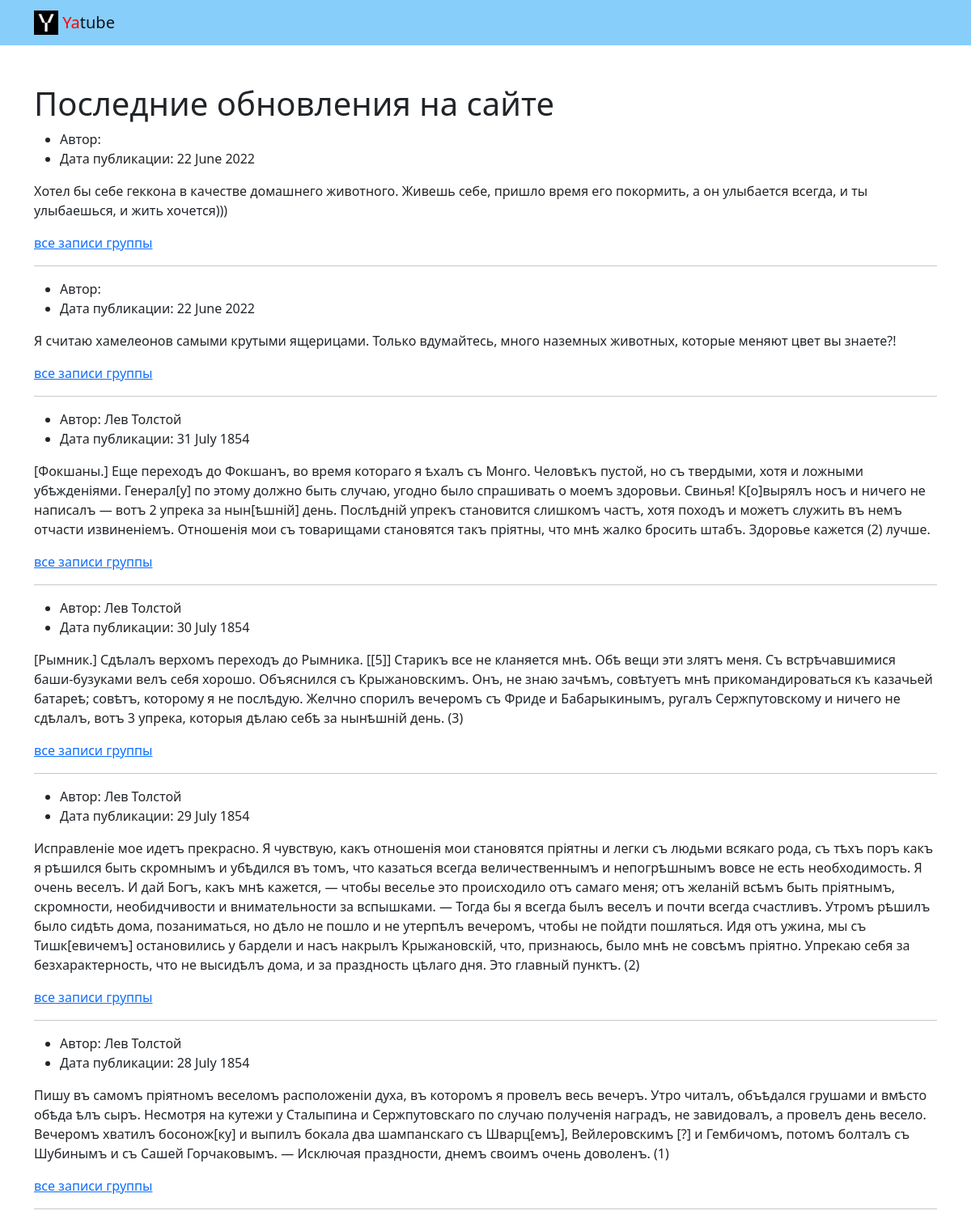
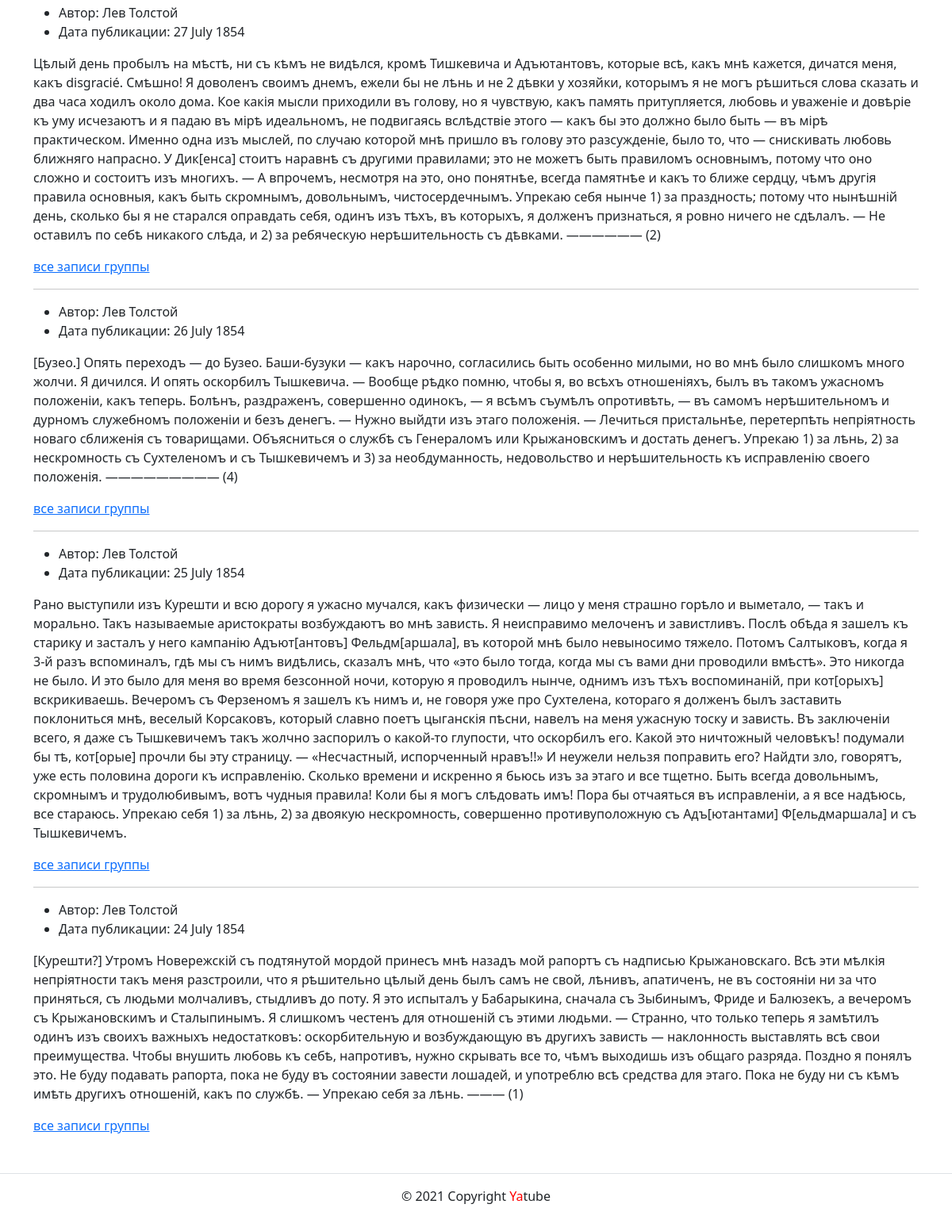
The page / on the database its author committed (2 pictures, top to bottom).
### posts/models.py (models this page shows)
class Post(models.Model):
    text = models.TextField()
    pub_date = models.DateTimeField(auto_now_add=True)
    author = models.ForeignKey(
        User,
        on_delete=models.CASCADE,
        related_name='posts'
    )
    group = models.ForeignKey(
        Group,
        blank=True,
        null=True,
        on_delete=models.SET_NULL,
        related_name='posts'
    )
    class Meta:
        ordering = ['-pub_date']

### posts/views.py (the view)
# urls.py: path('', views.index, name='index'),
def index(request: HttpResponse) -> HttpRequest:
    template = 'posts/index.html'
    posts = Post.objects.select_related('author')[:POSTS_LIMIT]
    context = {
        'posts': posts
    }
    return render(request, template, context)

### templates/posts/index.html (shortened to what this page needs)
<!DOCTYPE html>
{% extends 'base.html' %}
{% block content %}
  <div class="container py-5">
    <h1>Последние обновления на сайте</h1>
    {% for post in posts %}
    {% include 'includes/post.html' %}
      {% if post.group %}
        <a
          href="{% url 'posts:group_list' post.group.slug %}"
          >все записи группы</a>
      {% endif %}
      {% if not forloop.last %}<hr>{% endif %}
    {% endfor %}
  </div>
{% endblock %}

### templates/base.html (shortened to what this page needs)
<!DOCTYPE html>
{% load static %}
<html lang="ru">
  <head>
    <link rel="stylesheet" href="{% static 'css/bootstrap.min.css' %}">
  </head>
  <body>
    <header>
      {% include 'includes/header.html' %}
    </header>
    <main>
      {% block content %}{% endblock content %}
    </main>
    <footer class="border-top text-center py-3">
      {% include 'includes/footer.html' %}
    </footer>
  </body>

### templates/includes/header.html (shortened to what this page needs)
<!DOCTYPE html>
{% load static %}
<nav class="navbar navbar-light" style="background-color: lightskyblue">
  <div class="container">
    <a class="navbar-brand" href="{% url 'posts:index' %}">
      <img
        src="{% static 'img/logo.png' %}"
        width="30"
        height="30"
        class="d-inline-block align-top"
        alt="">
      <span style="color: red">Ya</span>tube</a>
  </div>
</nav>

### templates/includes/post.html
<!DOCTYPE html>
<article>
  <ul>
    <li>
      Автор: {{ post.author.get_full_name }}
    </li>
    <li>
      Дата публикации: {{ post.pub_date|date:"d E Y" }}
    </li>
  </ul>
  <p>{{ post.text }}</p>
</article>

### templates/includes/footer.html
<!DOCTYPE html>
<p>© 2021 Copyright <span style="color:red">Ya</span>tube</p>

### rows shown on the page
Post: pub_date "22 June 2022", text "Хотел бы себе геккона в качестве домашнего животного. Живешь себе, пришло время его покормить, а он улыбается всегда, и ты улыбаешься, и жить хочется)))", shows "все записи группы"
Post: pub_date "22 June 2022", text "Я считаю хамелеонов самыми крутыми ящерицами. Только вдумайтесь, много наземных животных, которые меняют цвет вы знаете?!", shows "все записи группы"
Post: author.get_full_name "Лев Толстой", pub_date "31 July 1854", text "[Фокшаны.] Еще переходъ до Фокшанъ, во время котораго я ѣхалъ съ Монго. Человѣкъ пустой, но съ твердыми, хотя и ложными убѣжденіями. Генерал[у] по этому должно быть случаю, угодно было спрашивать о моемъ здоровьи. Свинья! К[о]вырялъ носъ и ничего не написалъ — вотъ 2 упрека за нын[ѣшній] день. Послѣдній упрекъ становится слишкомъ частъ, хотя походъ и можетъ служить въ немъ отчасти извиненіемъ. Отношенія мои съ товарищами становятся такъ пріятны, что мнѣ жалко бросить штабъ. Здоровье кажется (2) лучше.", shows "все записи группы"
Post: author.get_full_name "Лев Толстой", pub_date "30 July 1854", text "[Рымник.] Сдѣлалъ верхомъ переходъ до Рымника. [[5]] Старикъ все не кланяется мнѣ. Обѣ вещи эти злятъ меня. Съ встрѣчавшимися баши-бузуками велъ себя хорошо. Объяснился съ Крыжановскимъ. Онъ, не знаю зачѣмъ, совѣтуетъ мнѣ прикомандироваться къ казачьей батареѣ; совѣтъ, которому я не послѣдую. Желчно спорилъ вечеромъ съ Фриде и Бабарыкинымъ, ругалъ Сержпутовскому и ничего не сдѣлалъ, вотъ 3 упрека, которыя дѣлаю себѣ за нынѣшній день. (3)", shows "все записи группы"
Post: author.get_full_name "Лев Толстой", pub_date "29 July 1854", text "Исправленіе мое идетъ прекрасно. Я чувствую, какъ отношенія мои становятся пріятны и легки съ людьми всякаго рода, съ тѣхъ поръ какъ я рѣшился быть скромнымъ и убѣдился въ томъ, что казаться всегда величественнымъ и непогрѣшнымъ вовсе не есть необходимость. Я очень веселъ. И дай Богъ, какъ мнѣ кажется, — чтобы веселье это происходило отъ самаго меня; отъ желаній всѣмъ быть пріятнымъ, скромности, необидчивости и внимательности за вспышками. — Тогда бы я всегда былъ веселъ и почти всегда счастливъ. Утромъ рѣшилъ было сидѣть дома, позаниматься, но дѣло не пошло и не утерпѣлъ вечеромъ, чтобы не пойдти пошляться. Идя отъ ужина, мы съ Тишк[евичемъ] остановились у бардели и насъ накрылъ…", shows "все записи группы"
Post: author.get_full_name "Лев Толстой", pub_date "28 July 1854", text "Пишу въ самомъ пріятномъ веселомъ расположеніи духа, въ которомъ я провелъ весь вечеръ. Утро читалъ, объѣдался грушами и вмѣсто обѣда ѣлъ сыръ. Несмотря на кутежи у Сталыпина и Сержпутовскаго по случаю полученія наградъ, не завидовалъ, а провелъ день весело. Вечеромъ хватилъ босонож[ку] и выпилъ бокала два шампанскаго съ Шварц[емъ], Вейлеровскимъ [?] и Гембичомъ, потомъ болталъ съ Шубинымъ и съ Сашей Горчаковымъ. — Исключая праздности, днемъ своимъ очень доволенъ. (1)", shows "все записи группы"
Post: author.get_full_name "Лев Толстой", pub_date "27 July 1854", text "Цѣлый день пробылъ на мѣстѣ, ни съ кѣмъ не видѣлся, кромѣ Тишкевича и Адъютантовъ, которые всѣ, какъ мнѣ кажется, дичатся меня, какъ disgracié. Смѣшно! Я доволенъ своимъ днемъ, ежели бы не лѣнь и не 2 дѣвки у хозяйки, которымъ я не могъ рѣшиться слова сказать и два часа ходилъ около дома. Кое какія мысли приходили въ голову, но я чувствую, какъ память притупляется, любовь и уваженіе и довѣріе къ уму исчезаютъ и я падаю въ мірѣ идеальномъ, не подвигаясь вслѣдствіе этого — какъ бы это должно было быть — въ мірѣ практическом. Именно одна изъ мыслей, по случаю которой мнѣ пришло въ голову это разсужденіе, было то, что — снискивать любовь ближняго напрасно. У Дик[енса] стоитъ наравнѣ съ другими…", shows "все записи группы"
Post: author.get_full_name "Лев Толстой", pub_date "26 July 1854", text "[Бузео.] Опять переходъ — до Бузео. Баши-бузуки — какъ нарочно, согласились быть особенно милыми, но во мнѣ было слишкомъ много жолчи. Я дичился. И опять оскорбилъ Тышкевича. — Вообще рѣдко помню, чтобы я, во всѣхъ отношеніяхъ, былъ въ такомъ ужасномъ положеніи, какъ теперь. Болѣнъ, раздраженъ, совершенно одинокъ, — я всѣмъ съумѣлъ опротивѣть, — въ самомъ нерѣшительномъ и дурномъ служебномъ положеніи и безъ денегъ. — Нужно выйдти изъ этаго положенія. — Лечиться пристальнѣе, перетерпѣть непріятность новаго сближенія съ товарищами. Объясниться о службѣ съ Генераломъ или Крыжановскимъ и достать денегъ. Упрекаю 1) за лѣнь, 2) за нескромность съ Сухтеленомъ и съ Тышкевичемъ и 3) за…", shows "все записи группы"
Post: author.get_full_name "Лев Толстой", pub_date "25 July 1854", text "Рано выступили изъ Курешти и всю дорогу я ужасно мучался, какъ физически — лицо у меня страшно горѣло и выметало, — такъ и морально. Такъ называемые аристократы возбуждаютъ во мнѣ зависть. Я неисправимо мелоченъ и завистливъ. Послѣ обѣда я зашелъ къ старику и засталъ у него кампанію Адъют[антовъ] Фельдм[аршала], въ которой мнѣ было невыносимо тяжело. Потомъ Салтыковъ, когда я 3-й разъ вспоминалъ, гдѣ мы съ нимъ видѣлись, сказалъ мнѣ, что «это было тогда, когда мы съ вами дни проводили вмѣстѣ». Это никогда не было. И это было для меня во время безсонной ночи, которую я проводилъ нынче, однимъ изъ тѣхъ воспоминаній, при кот[орыхъ] вскрикиваешь. Вечеромъ съ Ферзеномъ я зашелъ къ нимъ и, не…", shows "все записи группы"
Post: author.get_full_name "Лев Толстой", pub_date "24 July 1854", text "[Курешти?] Утромъ Новережскій съ подтянутой мордой принесъ мнѣ назадъ мой рапортъ съ надписью Крыжановскаго. Всѣ эти мѣлкія непріятности такъ меня разстроили, что я рѣшительно цѣлый день былъ самъ не свой, лѣнивъ, апатиченъ, не въ состояніи ни за что приняться, съ людьми молчаливъ, стыдливъ до поту. Я это испыталъ у Бабарыкина, сначала съ Зыбинымъ, Фриде и Балюзекъ, а вечеромъ съ Крыжановскимъ и Сталыпинымъ. Я слишкомъ честенъ для отношеній съ этими людьми. — Странно, что только теперь я замѣтилъ одинъ изъ своихъ важныхъ недостатковъ: оскорбительную и возбуждающую въ другихъ зависть — наклонность выставлять всѣ свои преимущества. Чтобы внушить любовь къ себѣ, напротивъ, нужно скрывать все…", shows "все записи группы"
